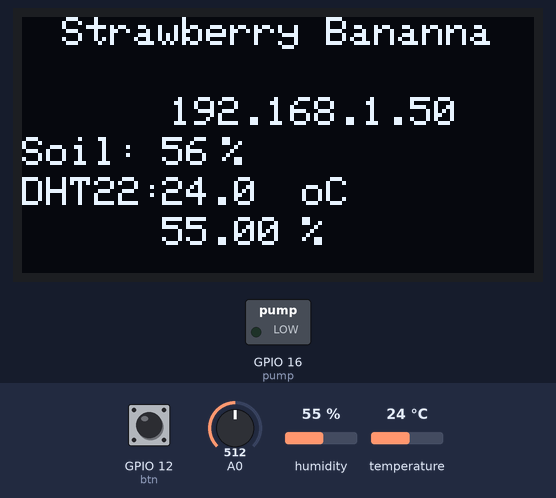
This program was run on a simulated ESP8266 (Wemos D1 mini). On the bench: 128×64 one-colour display, switched loads named in the program (green lamp = pin HIGH). Inputs (shaded band) come from the test bench; at power-on: A0 = 512, GPIO 12 (btn) HIGH, humidity 55 %, temperature 24 °C. WiFi joins after 1.5 s; servers stay silent unless stated; the display library's start-up logo is not drawn; what the program prints to the serial monitor is not drawn.

Above: at 5.6 s.
5.7 s: A0 set to 336
At 6.7 s:
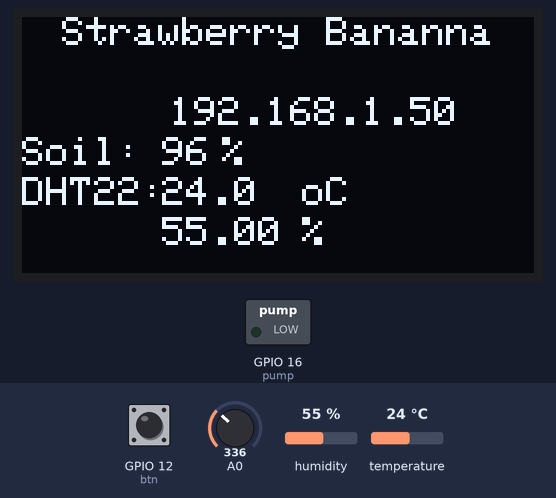
7.3 s: A0 set to 310
At 8.1 s:
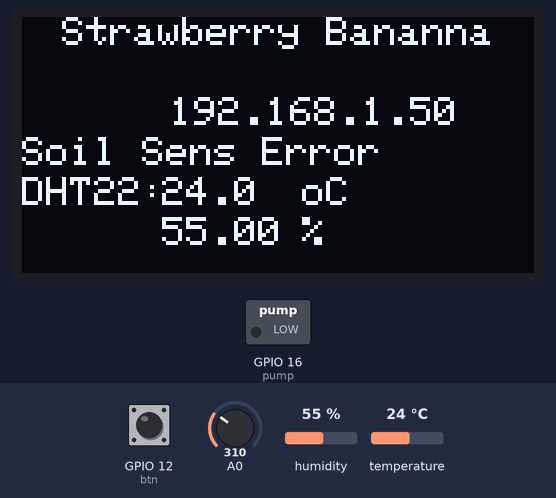
8.8 s: A0 set to 900
At 9.9 s:
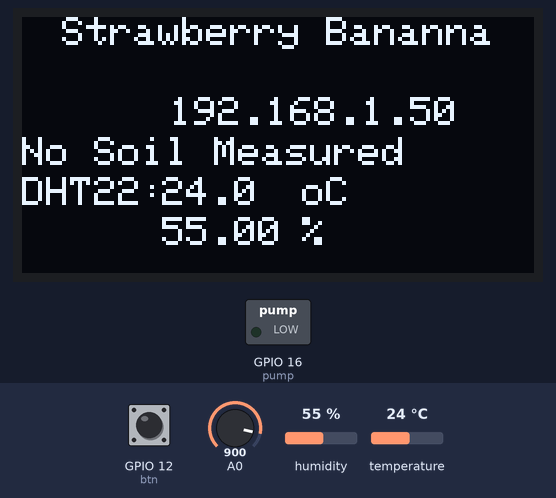
10.3 s: GPIO 12 (btn) pulled LOW for 0.15 s
At 11.5 s:
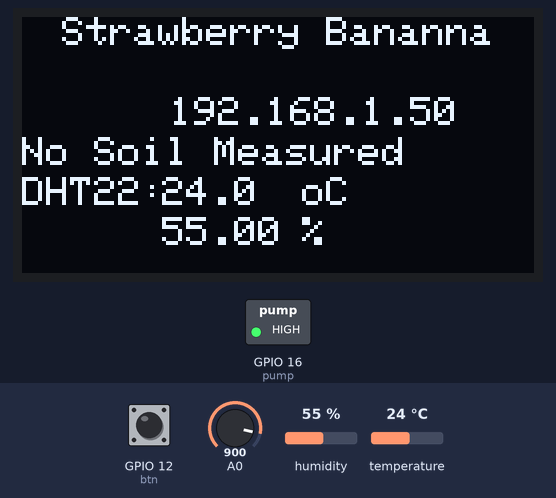
15.9 s: humidity set to 22 %
At 18.2 s:
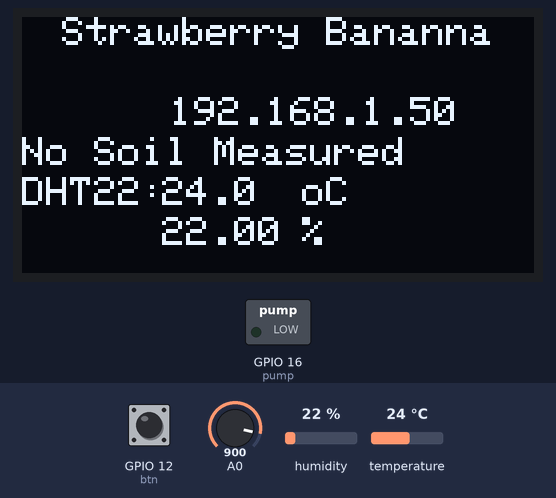
18.5 s: temperature set to 12 °C
At 20.1 s:
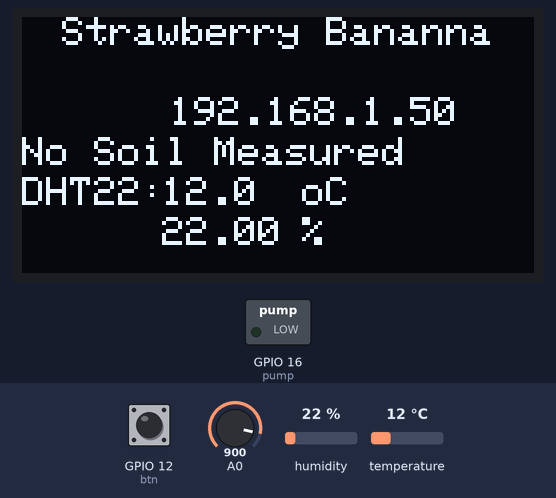
Timing chart, 0 to 21.6 s (numbered marks = the images above; inputs shaded):
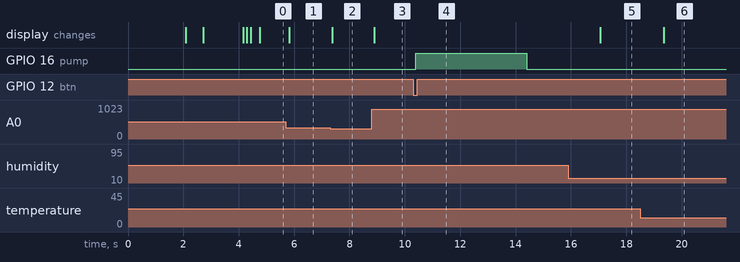

The program:

main.cpp
```cpp
// (licence header left out)
//****Include Statements*****
//OLED Screen
#include <Wire.h>  // Include Wire if you're using I2C
#include <Adafruit_GFX.h>
#include <Adafruit_SSD1306.h>
//DHT22
#include "DHT.h"
//ESP8266
#include <ESP8266WiFi.h>

//****Definitions*****
//*****OLED 0.96" **********
#define SCREEN_WIDTH 128 // OLED display width, in pixels
#define SCREEN_HEIGHT 64 // OLED display height, in pixels
#define OLED_RESET     1 // // Wemo SCL
Adafruit_SSD1306 display(SCREEN_WIDTH, SCREEN_HEIGHT, &Wire, OLED_RESET);

//*****DHT22 **********
#define DHTPIN 2     // what digital pin the DHT22 is conected to
#define DHTTYPE DHT11   // there are multiple kinds of DHT sensors
DHT dht(DHTPIN, DHTTYPE);
int DHT_delay_value = 2;
int DHT_Delay = DHT_delay_value;

int  soilval, pumpcyc;

float t,h;
const int pump = 16; // water pump
const int btn = 12; //push button
const int scrbtn = 0; //push button

//***Uptime deff***
long Day=0;
int Hour =0;
int Minute=0;
int Second=0;
int HighMillis=0;
int Rollover=0;

char* product = "Strawberry Bananna";
char* revision = "6/20/2019";

const char* ssid = "Pretty Fly For A Wifi-2.4";
const char* password = "supercarbon";

WiFiServer server(80);

void waterpump(){
    digitalWrite(pump, HIGH);
    delay(10000);
    digitalWrite(pump, LOW);
  }

  void shortwaterpump(){
    digitalWrite(pump, HIGH);
    delay(4000);
    digitalWrite(pump, LOW);
    pumpcyc++;
  }

 void checkDHT(){
   if (DHT_Delay>=1)
   {
     DHT_Delay = DHT_Delay - 1;
   }else{
     DHT_Delay = DHT_delay_value;
     h = dht.readHumidity();
     t = dht.readTemperature();
   }
 }
// prepare a web page to be send to a client (web browser)
String prepareHtmlPage()
{
  String htmlPage =
     String("HTTP/1.1 200 OK\r\n") +
            "Content-Type: text/html\r\n" +
            "Connection: close\r\n" +  // the connection will be closed after completion of the response
            //"Refresh: 5\r\n" +  // refresh the page automatically every 5 sec
            "Refresh: 25\r\n" +  // refresh the page automatically every 25 sec
            "\r\n" +
	  "<!DOCTYPE html>" +
	  "<html>" +
	  "<head>" +
	  "<title>" +
	  "ESP-GROW</title>" +
	  "<style>" +
	  "body {background-color:#1f2833;background-repeat:no-repeat;background-position:top left;background-attachment:fixed;}" +
	  "h1{font-family:Comfortaa, serif, Sans-Serif; Color: #66fcf1; background-color:#1f2833;}" +
    "h2{font-family:Comfortaa, serif, font-size:18px;font-style:bold;font-weight:normal;color:#66fcf1;background-color:#1f2833;}" +
	  "p {font-family:Comfortaa, serif;font-size:16px;font-style:normal;font-weight:normal;color:#66fcf1;background-color:#1f2833;}" +
	  "</style>" +
	  "</head>" +
	  "<body>" +
	  "<h1>ESP-Grow Webserver</h1>" +
	  "<h2>By: Kyle R</h2>" +
	  "<h2>"+"Current Plant: "+ String(product) + "</h2>" +"<br>"+
	  "<p>"+"Soil Moisture(%): "+ String(soilval) + "</p>" +
	  "<p>Air Temperature(oC)" + String(t) + "</p>"+
	  "<p>Humidity(%): " + String(h) +"</p>"+
	  "<p>Pump Cycles: " +	String(pumpcyc)+"</p>" + "<br>" +"<br>"+
	  "<p>Uptime: " +	 String(Hour) + ":" + String(Minute) + ":" + String(Second) +"</p>"+"<br>"+"<br>"+
    "<p>"+"Version: "+ String(revision) + "</p>" +
	  "</body>" +
	  "</html>" +
	  "\r\n";
  return htmlPage;
}


void checksensor(){
soilval =  map(analogRead(0),320,760,100,0);
checkDHT(); //check the dht status
  display.clearDisplay();
  display.setCursor(10, 0); // Set cursor to top-left
  display.println(product);
  display.setCursor(37, 20);
  display.println(WiFi.localIP());

   //Soil Capacitance Sensor
  display.setCursor(0, 30);
   if(soilval < 5){
     display.println("No Soil Measured"); //really dry soil or not inserted correctly
   }
   else if(soilval > 100){
     display.println("Soil Sens Error");    //no soil sensor detected
   }
   else{
  display.println("Soil:");
  display.setCursor(35, 30);
  display.println(soilval);
  display.setCursor(50, 30);
  display.println("%");
   }
  //DHT22 Temperature and Humidity
  display.setCursor(0, 40);
  display.println("DHT22:");
  display.setCursor(35, 40);
  display.println(t,1);
  display.setCursor(70, 40);
  display.println("oC");
  display.setCursor(35, 50);
  display.println(h,2);
  display.setCursor(70, 50);
  display.println("%");
  display.display();
  delay(100);
  display.display();

  if((soilval<50)&(soilval>5)){
    waterpump();
  }
}

//this part does the uptime
 void uptime(){
//** Making Note of an expected rollover *****//
if(millis()>=3000000000){
HighMillis=1;

}
//** Making note of actual rollover **//
if(millis()<=100000&&HighMillis==1){
Rollover++;
HighMillis=0;
}

long secsUp = millis()/1000;

Second = secsUp%60;

Minute = (secsUp/60)%60;

Hour = (secsUp/(60*60))%24;

Day = (Rollover*50)+(secsUp/(60*60*24));  //First portion takes care of a rollover [around 50 days]

};

void setup(){
  Serial.begin(115200);
  Serial.println();

  //Revision
 Serial.println(revision);

 //GPIO
   pinMode(pump, OUTPUT);
 pinMode(btn, INPUT);
  pinMode(scrbtn, INPUT);

//******OLED Start*****
   // SSD1306_SWITCHCAPVCC = generate display voltage from 3.3V internally
  if(!display.begin(SSD1306_SWITCHCAPVCC, 0x3C)) { // Address 0x3D for 128x64
    Serial.println(F("SSD1306 allocation failed"));
    for(;;); // Don't proceed, loop forever
  }
    display.display();
    delay(2000); // Pause for 2 seconds
    // Clear the buffer
    display.clearDisplay();
    display.setTextSize(1);             // Normal 1:1 pixel scale
    display.setTextColor(WHITE);        // Draw white text
    display.setCursor(10, 0); // Set cursor to top-left
    display.cp437(true);         // Use full 256 char 'Code Page 437' font
    // Print can be used to print a string to the screen:
    display.println(product);
    display.display();       // Refresh the display
    delay(100);          // Delay a second and repeat

  Serial.printf("Connecting to %s ", ssid);
  WiFi.begin(ssid, password);
  while (WiFi.status() != WL_CONNECTED)
  {
    delay(500);
    Serial.print(".");
    display.setCursor(40, 20);
    display.println("No WIFI");
    display.display();
    delay(100);
    display.display();
  }
  Serial.println("Connected to");
  Serial.println(ssid);
  display.clearDisplay();
  display.display();
  delay(100);
  display.setCursor(10, 0); // Set cursor to top-left
  display.println(product);
  display.setCursor(35, 15);
  display.println(WiFi.localIP());
  display.display();
  delay(100);
  display.display();

  server.begin();
  Serial.printf("Web server started, open %s in a web browser\n", WiFi.localIP().toString().c_str());
}

void loop(){
	checksensor();
  if(digitalRead(btn)==LOW){
    shortwaterpump();
  }
  uptime();

  WiFiClient client = server.available();
  // wait for a client (web browser) to connect
  if (client)
  {
    Serial.println("\n[Client connected]");
    while (client.connected())
    {
      // read line by line what the client (web browser) is requesting
      if (client.available())
      {
        String line = client.readStringUntil('\r');
        Serial.print(line);
        // wait for end of client's request, that is marked with an empty line
        if (line.length() == 1 && line[0] == '\n')
        {
          client.println(prepareHtmlPage());
          break;
        }
      }
    }
    delay(1); // give the web browser time to receive the data

    // close the connection:
    client.stop();
    Serial.println("[Client disonnected]");
  }
}
```

Measured:
- the behaviour switches between 318 and 317 on A0 (found by bisection; images 1 and 2)
- after the input at 5.7 s, the display: changes after 0.13 s (image 1)
- after the input at 7.3 s, the display: changes after 0.07 s (image 2)
- after the input at 8.8 s, the display: changes after 0.09 s (image 3)
- after the input at 10.3 s, GPIO 16 (pump): LOW → HIGH after 0.10 s, → LOW 4.0 s later
- after the input at 15.9 s, the display: changes after 1.2 s (image 5)
- after the input at 18.5 s, the display: changes after 0.85 s (image 6)
